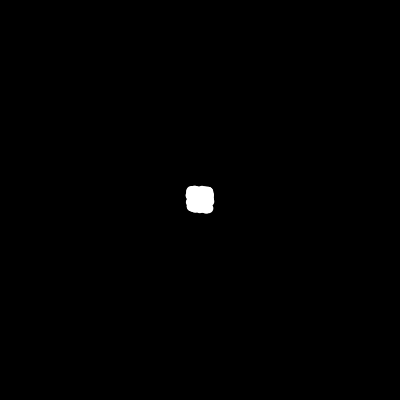
Frame 1 (no input)
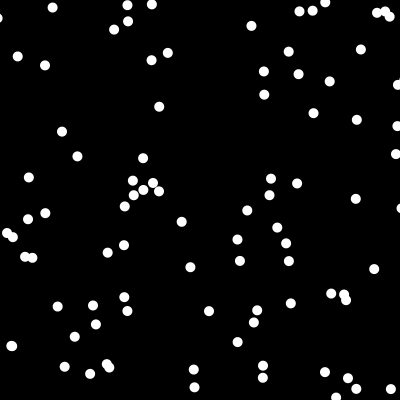
Frame 60 (the mouse pressed at the canvas centre just before this capture)
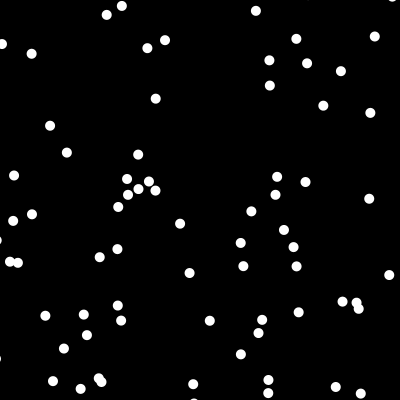
Frame 120 (the mouse held since frame 60 and released just before this capture)

The Processing sketch that drew these frames (run headless with seeded random() and noise(); from frame 60 on, the mouse is pressed at the canvas centre):

// Processing sketch: processing_49194
// ── processing_49194.pde


// Particle is the type, pickles is the name of the array
// that contains them. Surreal naming thanks to Marie/Kirsty :) 
Particle[] pickles = new Particle[100];  

void setup() { 
  size(400, 400); 
  smooth(); 
  noStroke(); 
  
  // create a particle object at every index in the array
  for(int i=0; i<pickles.length; i++) { 
     pickles[i] = new Particle(); 
  }
}

void draw() { 
  // clear the background
  background(0); 
  
  // update and draw all the particles
  for (int i=0; i<pickles.length; i++) { 
    pickles[i].update();
  }
 
}

class Particle {

  // position properties for our particle
  float x; 
  float y; 

  // velocity is the change in position every frame.
  float velX;
  float velY; 
  
  float drag; 
  
  // constructor : this is a special function that is 
  // called whenever a Particle is instantiated. 
  Particle() {

    // set the x and y position to be in the middle of the
    // screen. 
    x = width/2; 
    y = height/2;

    // set the velocity to be a random number 
    // in both x and y directions. 
    velX = random(-10, 10); 
    velY = random(-10, 10);
    
    drag = 0.96; 
    
  }

  void update() { 

    // apply drag to our velocity
    velX*=drag; 
    velY*=drag; 
    
    // add the velocity to the position
    x+=velX;
    y+=velY;  
    
    // set the fill colour and draw the particle
    fill(255); 
    ellipse(x, y, 10, 10);
   
  }
}
                
